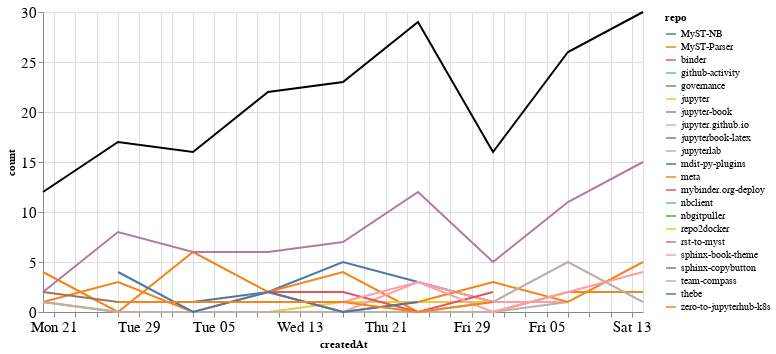

The code cell stored with this chart in its notebook:
### Markdown cell above
### Comments

### Code cell
comments_time = comments.groupby('repo').resample('W', on='createdAt').count()['author'].reset_index()
comments_time = comments_time.rename(columns={'author': 'count'})
comments_time_total = comments_time.groupby('createdAt').agg({"count": "sum"}).reset_index()
ch1 = alt.Chart(comments_time, width=600).mark_line().encode(
    x='createdAt',
    y='count',
    color='repo',
    tooltip="repo"
)

ch2 = alt.Chart(comments_time_total, width=600).mark_line(color="black").encode(
    x='createdAt',
    y='count',
)

ch1 + ch2

### Figure 1 — Vega-Lite specification as saved in the notebook (floating-point values rounded to 4 significant figures)
{"config": {"axisLeft": {"labelFontSize": 15}, "axisBottom": {"labelFontSize": 15}}, "layer": [{"data": {"name": "data-038643bda41c9bc86968438b29b29610"}, "mark": "line", "encoding": {"color": {"type": "nominal", "field": "repo"}, "tooltip": {"type": "nominal", "field": "repo"}, "x": {"type": "temporal", "field": "createdAt"}, "y": {"type": "quantitative", "field": "count"}}, "width": 600}, {"data": {"name": "data-60a4620b68965b0898753ce3aad6a8a8"}, "mark": {"type": "line", "color": "black"}, "encoding": {"x": {"type": "temporal", "field": "createdAt"}, "y": {"type": "quantitative", "field": "count"}}, "width": 600}], "$schema": "https://vega.github.io/schema/vega-lite/v4.8.1.json", "datasets": {"data-038643bda41c9bc86968438b29b29610": [{"repo": "MyST-NB", "createdAt": "2021-01-03T00:00:00", "count": 1}, {"repo": "MyST-NB", "createdAt": "2021-01-10T00:00:00", "count": 2}, {"repo": "MyST-NB", "createdAt": "2021-01-17T00:00:00", "count": 5}, {"repo": "MyST-NB", "createdAt": "2021-01-24T00:00:00", "count": 3}, {"repo": "MyST-NB", "createdAt": "2021-01-31T00:00:00", "count": 1}, {"repo": "MyST-Parser", "createdAt": "2020-12-20T00:00:00", "count": 4}, {"repo": "MyST-Parser", "createdAt": "2020-12-27T00:00:00", "count": 0}, {"repo": "MyST-Parser", "createdAt": "2021-01-03T00:00:00", "count": 6}, {"repo": "MyST-Parser", "createdAt": "2021-01-10T00:00:00", "count": 2}, {"repo": "MyST-Parser", "createdAt": "2021-01-17T00:00:00", "count": 4}, {"repo": "MyST-Parser", "createdAt": "2021-01-24T00:00:00", "count": 0}, {"repo": "MyST-Parser", "createdAt": "2021-01-31T00:00:00", "count": 0}, {"repo": "MyST-Parser", "createdAt": "2021-02-07T00:00:00", "count": 2}, {"repo": "MyST-Parser", "createdAt": "2021-02-14T00:00:00", "count": 2}, {"repo": "binder", "createdAt": "2021-01-31T00:00:00", "count": 1}, {"repo": "github-activity", "createdAt": "2021-01-17T00:00:00", "count": 2}, {"repo": "governance", "createdAt": "2021-01-24T00:00:00", "count": 1}, {"repo": "jupyter", "createdAt": "2020-12-20T00:00:00", "count": 1}, {"repo": "jupyter", "createdAt": "2020-12-27T00:00:00", "count": 0}, {"repo": "jupyter", "createdAt": "2021-01-03T00:00:00", "count": 0}, {"repo": "jupyter", "createdAt": "2021-01-10T00:00:00", "count": 0}, {"repo": "jupyter", "createdAt": "2021-01-17T00:00:00", "count": 1}, {"repo": "jupyter", "createdAt": "2021-01-24T00:00:00", "count": 1}, {"repo": "jupyter", "createdAt": "2021-01-31T00:00:00", "count": 1}, {"repo": "jupyter-book", "createdAt": "2020-12-20T00:00:00", "count": 2}, {"repo": "jupyter-book", "createdAt": "2020-12-27T00:00:00", "count": 8}, {"repo": "jupyter-book", "createdAt": "2021-01-03T00:00:00", "count": 6}, {"repo": "jupyter-book", "createdAt": "2021-01-10T00:00:00", "count": 6}, {"repo": "jupyter-book", "createdAt": "2021-01-17T00:00:00", "count": 7}, {"repo": "jupyter-book", "createdAt": "2021-01-24T00:00:00", "count": 12}, {"repo": "jupyter-book", "createdAt": "2021-01-31T00:00:00", "count": 5}, {"repo": "jupyter-book", "createdAt": "2021-02-07T00:00:00", "count": 11}, {"repo": "jupyter-book", "createdAt": "2021-02-14T00:00:00", "count": 15}, {"repo": "jupyter.github.io", "createdAt": "2021-01-10T00:00:00", "count": 2}, {"repo": "jupyter.github.io", "createdAt": "2021-01-17T00:00:00", "count": 0}, {"repo": "jupyter.github.io", "createdAt": "2021-01-24T00:00:00", "count": 3}, {"repo": "jupyter.github.io", "createdAt": "2021-01-31T00:00:00", "count": 1}, {"repo": "jupyter.github.io", "createdAt": "2021-02-07T00:00:00", "count": 1}, {"repo": "jupyterbook-latex", "createdAt": "2021-02-07T00:00:00", "count": 2}, {"repo": "jupyterlab", "createdAt": "2020-12-20T00:00:00", "count": 1}, {"repo": "jupyterlab", "createdAt": "2020-12-27T00:00:00", "count": 0}, {"repo": "jupyterlab", "createdAt": "2021-01-03T00:00:00", "count": 0}, {"repo": "jupyterlab", "createdAt": "2021-01-10T00:00:00", "count": 0}, {"repo": "jupyterlab", "createdAt": "2021-01-17T00:00:00", "count": 0}, {"repo": "jupyterlab", "createdAt": "2021-01-24T00:00:00", "count": 0}, {"repo": "jupyterlab", "createdAt": "2021-01-31T00:00:00", "count": 0}, {"repo": "jupyterlab", "createdAt": "2021-02-07T00:00:00", "count": 1}, {"repo": "mdit-py-plugins", "createdAt": "2021-02-07T00:00:00", "count": 1}, {"repo": "meta", "createdAt": "2020-12-20T00:00:00", "count": 1}, {"repo": "meta", "createdAt": "2020-12-27T00:00:00", "count": 3}, {"repo": "meta", "createdAt": "2021-01-03T00:00:00", "count": 0}, {"repo": "meta", "createdAt": "2021-01-10T00:00:00", "count": 2}, {"repo": "meta", "createdAt": "2021-01-17T00:00:00", "count": 0}, {"repo": "meta", "createdAt": "2021-01-24T00:00:00", "count": 1}, {"repo": "meta", "createdAt": "2021-01-31T00:00:00", "count": 3}, {"repo": "meta", "createdAt": "2021-02-07T00:00:00", "count": 1}, {"repo": "meta", "createdAt": "2021-02-14T00:00:00", "count": 5}, {"repo": "mybinder.org-deploy", "createdAt": "2021-01-10T00:00:00", "count": 2}, {"repo": "mybinder.org-deploy", "createdAt": "2021-01-17T00:00:00", "count": 2}, {"repo": "mybinder.org-deploy", "createdAt": "2021-01-24T00:00:00", "count": 0}, {"repo": "mybinder.org-deploy", "createdAt": "2021-01-31T00:00:00", "count": 2}, {"repo": "nbclient", "createdAt": "2021-02-14T00:00:00", "count": 3}, {"repo": "nbgitpuller", "createdAt": "2021-01-10T00:00:00", "count": 2}, {"repo": "repo2docker", "createdAt": "2021-01-24T00:00:00", "count": 4}, {"repo": "rst-to-myst", "createdAt": "2021-01-03T00:00:00", "count": 1}, {"repo": "sphinx-book-theme", "createdAt": "2021-01-10T00:00:00", "count": 1}, {"repo": "sphinx-book-theme", "createdAt": "2021-01-17T00:00:00", "count": 1}, {"repo": "sphinx-book-theme", "createdAt": "2021-01-24T00:00:00", "count": 3}, {"repo": "sphinx-book-theme", "createdAt": "2021-01-31T00:00:00", "count": 0}, {"repo": "sphinx-book-theme", "createdAt": "2021-02-07T00:00:00", "count": 2}, {"repo": "sphinx-book-theme", "createdAt": "2021-02-14T00:00:00", "count": 4}, {"repo": "sphinx-copybutton", "createdAt": "2020-12-20T00:00:00", "count": 2}, {"repo": "sphinx-copybutton", "createdAt": "2020-12-27T00:00:00", "count": 1}, {"repo": "sphinx-copybutton", "createdAt": "2021-01-03T00:00:00", "count": 1}, {"repo": "team-compass", "createdAt": "2020-12-20T00:00:00", "count": 1}, {"repo": "team-compass", "createdAt": "2020-12-27T00:00:00", "count": 0}, {"repo": "team-compass", "createdAt": "2021-01-03T00:00:00", "count": 0}, {"repo": "team-compass", "createdAt": "2021-01-10T00:00:00", "count": 0}, {"repo": "team-compass", "createdAt": "2021-01-17T00:00:00", "count": 0}, {"repo": "team-compass", "createdAt": "2021-01-24T00:00:00", "count": 0}, {"repo": "team-compass", "createdAt": "2021-01-31T00:00:00", "count": 1}, {"repo": "team-compass", "createdAt": "2021-02-07T00:00:00", "count": 5}, {"repo": "team-compass", "createdAt": "2021-02-14T00:00:00", "count": 1}, {"repo": "thebe", "createdAt": "2020-12-27T00:00:00", "count": 4}, {"repo": "thebe", "createdAt": "2021-01-03T00:00:00", "count": 0}, {"repo": "thebe", "createdAt": "2021-01-10T00:00:00", "count": 2}, {"repo": "thebe", "createdAt": "2021-01-17T00:00:00", "count": 0}, {"repo": "thebe", "createdAt": "2021-01-24T00:00:00", "count": 1}, {"repo": "zero-to-jupyterhub-k8s", "createdAt": "2020-12-27T00:00:00", "count": 1}, {"repo": "zero-to-jupyterhub-k8s", "createdAt": "2021-01-03T00:00:00", "count": 1}, {"repo": "zero-to-jupyterhub-k8s", "createdAt": "2021-01-10T00:00:00", "count": 1}, {"repo": "zero-to-jupyterhub-k8s", "createdAt": "2021-01-17T00:00:00", "count": 1}, {"repo": "zero-to-jupyterhub-k8s", "createdAt": "2021-01-24T00:00:00", "count": 0}, {"repo": "zero-to-jupyterhub-k8s", "createdAt": "2021-01-31T00:00:00", "count": 1}], "data-60a4620b68965b0898753ce3aad6a8a8": [{"createdAt": "2020-12-20T00:00:00", "count": 12}, {"createdAt": "2020-12-27T00:00:00", "count": 17}, {"createdAt": "2021-01-03T00:00:00", "count": 16}, {"createdAt": "2021-01-10T00:00:00", "count": 22}, {"createdAt": "2021-01-17T00:00:00", "count": 23}, {"createdAt": "2021-01-24T00:00:00", "count": 29}, {"createdAt": "2021-01-31T00:00:00", "count": 16}, {"createdAt": "2021-02-07T00:00:00", "count": 26}, {"createdAt": "2021-02-14T00:00:00", "count": 30}]}}
